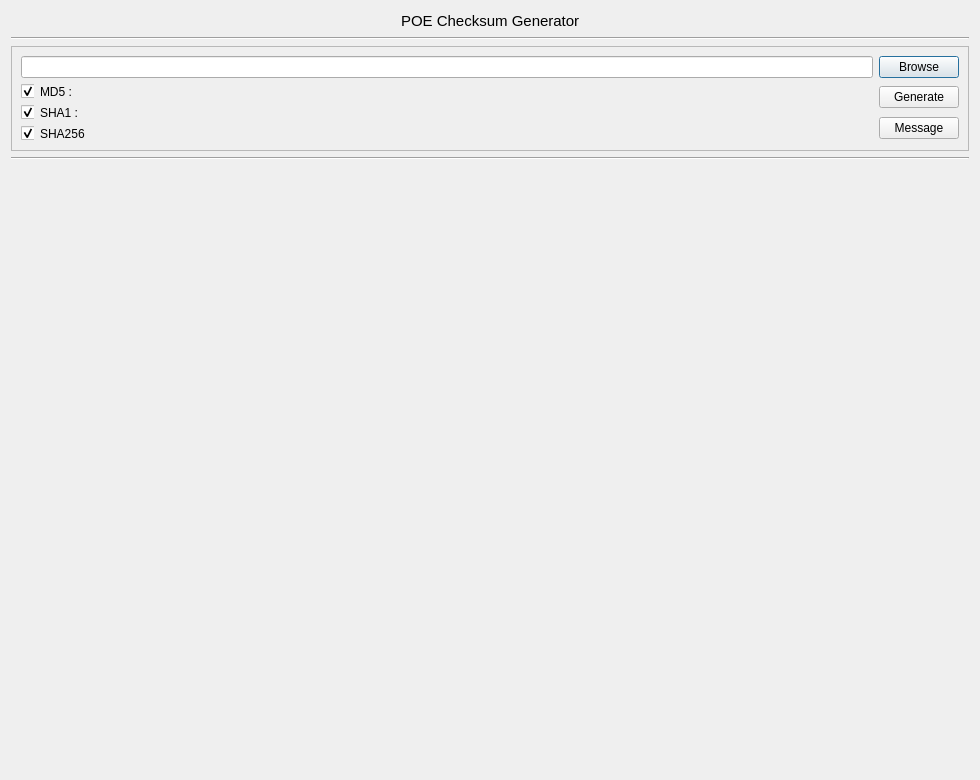
<?xml version="1.0" encoding="UTF-8"?>
<ui version="4.0">
 <class>SyndicateTools</class>
 <widget class="QDialog" name="SyndicateTools">
  <property name="geometry">
   <rect>
    <x>0</x>
    <y>0</y>
    <width>980</width>
    <height>780</height>
   </rect>
  </property>
  <property name="windowTitle">
   <string>Dialog</string>
  </property>
  <layout class="QGridLayout" name="gridLayout_2">
   <item row="0" column="1" colspan="3">
    <widget class="QLabel" name="label">
     <property name="styleSheet">
      <string notr="true"/>
     </property>
     <property name="text">
      <string>&lt;html&gt;&lt;head/&gt;&lt;body&gt;&lt;p&gt;&lt;span style=&quot; font-size:11pt;&quot;&gt;POE Checksum Generator&lt;/span&gt;&lt;/p&gt;&lt;/body&gt;&lt;/html&gt;</string>
     </property>
    </widget>
   </item>
   <item row="3" column="0" colspan="5">
    <widget class="Line" name="line">
     <property name="orientation">
      <enum>Qt::Horizontal</enum>
     </property>
    </widget>
   </item>
   <item row="1" column="0" colspan="5">
    <widget class="Line" name="line_2">
     <property name="orientation">
      <enum>Qt::Horizontal</enum>
     </property>
    </widget>
   </item>
   <item row="5" column="2">
    <spacer name="verticalSpacer">
     <property name="orientation">
      <enum>Qt::Vertical</enum>
     </property>
     <property name="sizeHint" stdset="0">
      <size>
       <width>20</width>
       <height>600</height>
      </size>
     </property>
    </spacer>
   </item>
   <item row="0" column="4">
    <spacer name="horizontalSpacer_2">
     <property name="orientation">
      <enum>Qt::Horizontal</enum>
     </property>
     <property name="sizeHint" stdset="0">
      <size>
       <width>387</width>
       <height>20</height>
      </size>
     </property>
    </spacer>
   </item>
   <item row="0" column="0">
    <spacer name="horizontalSpacer">
     <property name="orientation">
      <enum>Qt::Horizontal</enum>
     </property>
     <property name="sizeHint" stdset="0">
      <size>
       <width>388</width>
       <height>20</height>
      </size>
     </property>
    </spacer>
   </item>
   <item row="2" column="0" colspan="5">
    <widget class="QFrame" name="checksumFrame">
     <property name="styleSheet">
      <string notr="true"/>
     </property>
     <property name="frameShape">
      <enum>QFrame::StyledPanel</enum>
     </property>
     <property name="frameShadow">
      <enum>QFrame::Raised</enum>
     </property>
     <layout class="QGridLayout" name="gridLayout">
      <item row="0" column="0">
       <widget class="QLineEdit" name="filePath"/>
      </item>
      <item row="0" column="1">
       <widget class="QPushButton" name="browseFiles">
        <property name="text">
         <string>Browse</string>
        </property>
       </widget>
      </item>
      <item row="1" column="0">
       <layout class="QHBoxLayout" name="horizontalLayout">
        <item>
         <widget class="QCheckBox" name="md5Box">
          <property name="minimumSize">
           <size>
            <width>13</width>
            <height>0</height>
           </size>
          </property>
          <property name="maximumSize">
           <size>
            <width>13</width>
            <height>16777215</height>
           </size>
          </property>
          <property name="text">
           <string/>
          </property>
          <property name="checked">
           <bool>true</bool>
          </property>
         </widget>
        </item>
        <item>
         <widget class="QLabel" name="md5Label">
          <property name="minimumSize">
           <size>
            <width>45</width>
            <height>0</height>
           </size>
          </property>
          <property name="maximumSize">
           <size>
            <width>45</width>
            <height>16777215</height>
           </size>
          </property>
          <property name="text">
           <string>MD5 :</string>
          </property>
         </widget>
        </item>
        <item>
         <widget class="QLabel" name="md5Check">
          <property name="text">
           <string/>
          </property>
          <property name="textInteractionFlags">
           <set>Qt::LinksAccessibleByMouse|Qt::TextSelectableByMouse</set>
          </property>
         </widget>
        </item>
       </layout>
      </item>
      <item row="1" column="1" rowspan="2">
       <widget class="QPushButton" name="generateChecksums">
        <property name="text">
         <string>Generate</string>
        </property>
       </widget>
      </item>
      <item row="2" column="0" rowspan="2">
       <layout class="QHBoxLayout" name="horizontalLayout_3">
        <item>
         <widget class="QCheckBox" name="shaBox">
          <property name="minimumSize">
           <size>
            <width>13</width>
            <height>0</height>
           </size>
          </property>
          <property name="maximumSize">
           <size>
            <width>13</width>
            <height>16777215</height>
           </size>
          </property>
          <property name="text">
           <string/>
          </property>
          <property name="checked">
           <bool>true</bool>
          </property>
         </widget>
        </item>
        <item>
         <widget class="QLabel" name="shaLabel">
          <property name="minimumSize">
           <size>
            <width>25</width>
            <height>13</height>
           </size>
          </property>
          <property name="maximumSize">
           <size>
            <width>45</width>
            <height>13</height>
           </size>
          </property>
          <property name="text">
           <string>SHA1 :</string>
          </property>
         </widget>
        </item>
        <item>
         <widget class="QLabel" name="shaCheck">
          <property name="minimumSize">
           <size>
            <width>0</width>
            <height>13</height>
           </size>
          </property>
          <property name="maximumSize">
           <size>
            <width>16777215</width>
            <height>13</height>
           </size>
          </property>
          <property name="text">
           <string/>
          </property>
          <property name="textInteractionFlags">
           <set>Qt::LinksAccessibleByMouse|Qt::TextSelectableByMouse</set>
          </property>
         </widget>
        </item>
       </layout>
      </item>
      <item row="3" column="1" rowspan="2">
       <widget class="QPushButton" name="messageButton">
        <property name="text">
         <string>Message</string>
        </property>
       </widget>
      </item>
      <item row="4" column="0">
       <layout class="QHBoxLayout" name="horizontalLayout_2">
        <item>
         <widget class="QCheckBox" name="sha256Box">
          <property name="minimumSize">
           <size>
            <width>13</width>
            <height>0</height>
           </size>
          </property>
          <property name="maximumSize">
           <size>
            <width>13</width>
            <height>16777215</height>
           </size>
          </property>
          <property name="text">
           <string/>
          </property>
          <property name="checked">
           <bool>true</bool>
          </property>
         </widget>
        </item>
        <item>
         <widget class="QLabel" name="sha256Label">
          <property name="minimumSize">
           <size>
            <width>25</width>
            <height>0</height>
           </size>
          </property>
          <property name="maximumSize">
           <size>
            <width>45</width>
            <height>16777215</height>
           </size>
          </property>
          <property name="text">
           <string>SHA256 :</string>
          </property>
         </widget>
        </item>
        <item>
         <widget class="QLabel" name="sha256Check">
          <property name="text">
           <string/>
          </property>
          <property name="textInteractionFlags">
           <set>Qt::LinksAccessibleByMouse|Qt::TextSelectableByMouse</set>
          </property>
         </widget>
        </item>
       </layout>
      </item>
     </layout>
    </widget>
   </item>
  </layout>
 </widget>
 <resources/>
 <connections/>
</ui>
